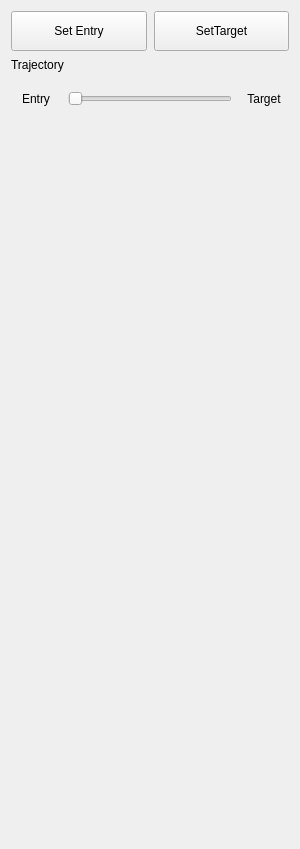
                  <widget class="QWidget" name="pgTrajectory">
                   <property name="geometry">
                    <rect>
                     <x>0</x>
                     <y>0</y>
                     <width>300</width>
                     <height>849</height>
                    </rect>
                   </property>
                   <attribute name="label">
                    <string>Trajectory</string>
                   </attribute>
                   <layout class="QVBoxLayout" name="verticalLayout_3">
                    <property name="spacing">
                     <number>7</number>
                    </property>
                    <property name="topMargin">
                     <number>11</number>
                    </property>
                    <item>
                     <layout class="QHBoxLayout" name="horizontalLayout_14">
                      <item>
                       <widget class="QPushButton" name="pushButton_2">
                        <property name="minimumSize">
                         <size>
                          <width>0</width>
                          <height>40</height>
                         </size>
                        </property>
                        <property name="text">
                         <string>Set Entry</string>
                        </property>
                       </widget>
                      </item>
                      <item>
                       <widget class="QPushButton" name="pushButton_3">
                        <property name="minimumSize">
                         <size>
                          <width>0</width>
                          <height>40</height>
                         </size>
                        </property>
                        <property name="text">
                         <string>SetTarget</string>
                        </property>
                       </widget>
                      </item>
                     </layout>
                    </item>
                    <item>
                     <widget class="QLabel" name="label_15">
                      <property name="text">
                       <string>Trajectory</string>
                      </property>
                     </widget>
                    </item>
                    <item>
                     <layout class="QHBoxLayout" name="horizontalLayout_13">
                      <item>
                       <widget class="QPushButton" name="pushButton_4">
                        <property name="minimumSize">
                         <size>
                          <width>50</width>
                          <height>40</height>
                         </size>
                        </property>
                        <property name="maximumSize">
                         <size>
                          <width>50</width>
                          <height>16777215</height>
                         </size>
                        </property>
                        <property name="styleSheet">
                         <string notr="true">border-top-left-radius:20px;
border-bottom-left-radius:20px;
font: 12px Arial;</string>
                        </property>
                        <property name="text">
                         <string>Entry</string>
                        </property>
                       </widget>
                      </item>
                      <item>
                       <widget class="QSlider" name="horizontalSlider">
                        <property name="orientation">
                         <enum>Qt::Horizontal</enum>
                        </property>
                       </widget>
                      </item>
                      <item>
                       <widget class="QPushButton" name="pushButton_5">
                        <property name="minimumSize">
                         <size>
                          <width>50</width>
                          <height>40</height>
                         </size>
                        </property>
                        <property name="maximumSize">
                         <size>
                          <width>50</width>
                          <height>16777215</height>
                         </size>
                        </property>
                        <property name="styleSheet">
                         <string notr="true">border-top-right-radius:20px;
border-bottom-right-radius:20px;
font: 12px Arial;</string>
                        </property>
                        <property name="text">
                         <string>Target</string>
                        </property>
                       </widget>
                      </item>
                     </layout>
                    </item>
                    <item>
                     <spacer name="verticalSpacer_9">
                      <property name="orientation">
                       <enum>Qt::Vertical</enum>
                      </property>
                      <property name="sizeHint" stdset="0">
                       <size>
                        <width>20</width>
                        <height>40</height>
                       </size>
                      </property>
                     </spacer>
                    </item>
                   </layout>
                  </widget>
